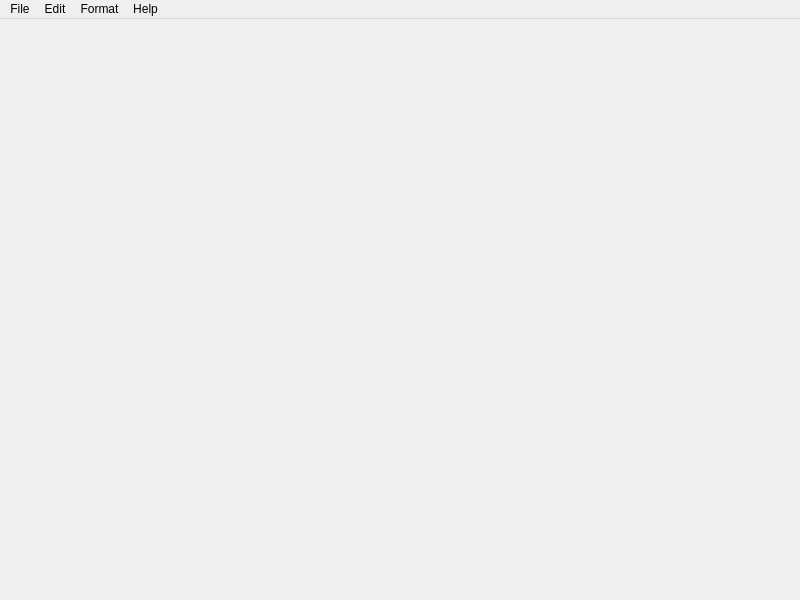
<?xml version="1.0" encoding="UTF-8"?>
<ui version="4.0">
 <class>MainWindow</class>
 <widget class="QMainWindow" name="MainWindow">
  <property name="geometry">
   <rect>
    <x>0</x>
    <y>0</y>
    <width>800</width>
    <height>600</height>
   </rect>
  </property>
  <property name="windowTitle">
   <string>Notepad</string>
  </property>
  <widget class="QWidget" name="centralWidget"/>
  <widget class="QMenuBar" name="menuBar">
   <property name="geometry">
    <rect>
     <x>0</x>
     <y>0</y>
     <width>800</width>
     <height>21</height>
    </rect>
   </property>
   <property name="autoFillBackground">
    <bool>false</bool>
   </property>
   <widget class="QMenu" name="menuCreate">
    <property name="title">
     <string>File</string>
    </property>
    <addaction name="actionCreate"/>
    <addaction name="actionOpen"/>
    <addaction name="actionSave_as"/>
    <addaction name="separator"/>
    <addaction name="actionExit"/>
   </widget>
   <widget class="QMenu" name="menuFormat">
    <property name="title">
     <string>Format</string>
    </property>
    <addaction name="actionFont"/>
   </widget>
   <widget class="QMenu" name="menuHelp">
    <property name="title">
     <string>Help</string>
    </property>
    <addaction name="actionAbout"/>
   </widget>
   <widget class="QMenu" name="menuEdit">
    <property name="title">
     <string>Edit</string>
    </property>
    <addaction name="actionBack"/>
    <addaction name="actionRedo"/>
    <addaction name="separator"/>
    <addaction name="actionCopy"/>
    <addaction name="actionCut_2"/>
    <addaction name="actionPaste"/>
    <addaction name="actionDelete"/>
    <addaction name="separator"/>
    <addaction name="actionSelect_all"/>
    <addaction name="actionDate_and_Time"/>
   </widget>
   <addaction name="menuCreate"/>
   <addaction name="menuEdit"/>
   <addaction name="menuFormat"/>
   <addaction name="menuHelp"/>
  </widget>
  <action name="actionOpen">
   <property name="text">
    <string>Open</string>
   </property>
   <property name="shortcut">
    <string>Ctrl+O</string>
   </property>
  </action>
  <action name="actionCreate">
   <property name="text">
    <string>Create</string>
   </property>
   <property name="shortcut">
    <string>Ctrl+N</string>
   </property>
  </action>
  <action name="actionSave_as">
   <property name="text">
    <string>Save as</string>
   </property>
   <property name="shortcut">
    <string>Ctrl+S</string>
   </property>
  </action>
  <action name="actionExit">
   <property name="text">
    <string>Exit</string>
   </property>
  </action>
  <action name="actionFont">
   <property name="text">
    <string>Font...</string>
   </property>
  </action>
  <action name="actionAbout">
   <property name="text">
    <string>About</string>
   </property>
  </action>
  <action name="actionBack">
   <property name="text">
    <string>Undo</string>
   </property>
   <property name="shortcut">
    <string>Ctrl+Z</string>
   </property>
   <property name="menuRole">
    <enum>QAction::TextHeuristicRole</enum>
   </property>
  </action>
  <action name="actionCopy">
   <property name="text">
    <string>Copy</string>
   </property>
   <property name="shortcut">
    <string>Ctrl+C</string>
   </property>
  </action>
  <action name="actionPaste">
   <property name="text">
    <string>Paste</string>
   </property>
   <property name="shortcut">
    <string>Ctrl+V</string>
   </property>
  </action>
  <action name="actionDelete">
   <property name="text">
    <string>Delete</string>
   </property>
   <property name="shortcut">
    <string>Del</string>
   </property>
  </action>
  <action name="actionSelect_all">
   <property name="text">
    <string>Select all</string>
   </property>
   <property name="shortcut">
    <string>Ctrl+A</string>
   </property>
  </action>
  <action name="actionDate_and_Time">
   <property name="text">
    <string>Date and Time</string>
   </property>
   <property name="shortcut">
    <string>F5</string>
   </property>
  </action>
  <action name="actionCut_2">
   <property name="text">
    <string>Cut</string>
   </property>
   <property name="shortcut">
    <string>Ctrl+X</string>
   </property>
  </action>
  <action name="actionRedo">
   <property name="text">
    <string>Redo</string>
   </property>
   <property name="shortcut">
    <string>Ctrl+Y</string>
   </property>
  </action>
 </widget>
 <layoutdefault spacing="6" margin="11"/>
 <resources/>
 <connections/>
</ui>
